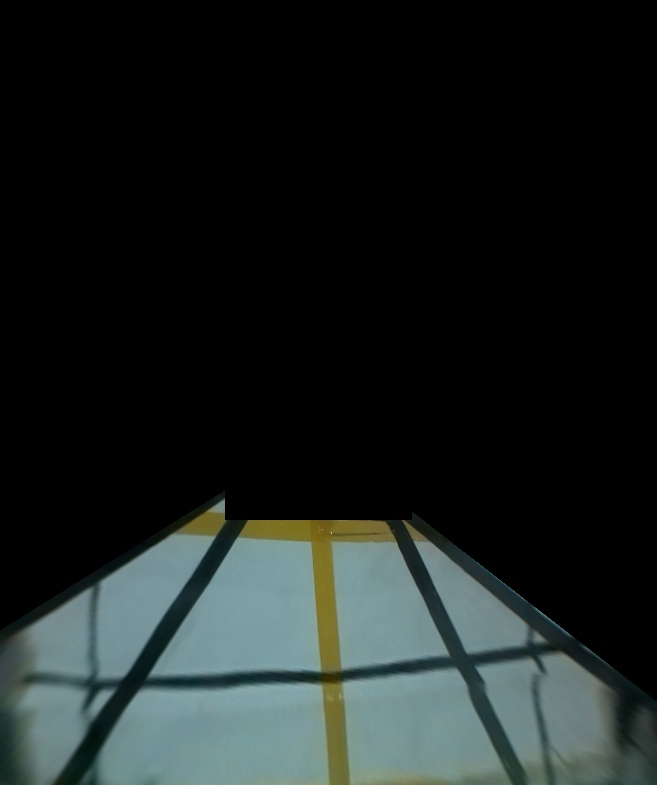
#> input picture 5. FINAL (Stitch-BEV-Calibrate)/6.1.BEV-FINAL-SameSize-Camera_A_1.jpg, 657 x 785 px
$ jupyter execute --allow-errors '5.1 Stitch-BEV-Calibrate - FINAL-CROP.ipynb'
#> lines starting #> are read from the running program, lines starting #| are printed output that depends on the picture
" [ *** ============ FINAL STITCHING ============ ***] "
==========================

[cell 1]
import cv2
import numpy as np

# =============== [ P A R A M E T E R ]
#=========================================================
pathResultImages = r"Result_Images\\"
heightBEV = 785
widthBEV = 657
# =============== Camera Filename Images
Camera_A_Name = "6.1.BEV-FINAL-SameSize-Camera_A_1.jpg"
Camera_B_Name = "6.1.BEV-FINAL-SameSize-Camera_B_1.jpg"
Camera_C_Name = "6.1.BEV-FINAL-SameSize-Camera_C_1.jpg"
Camera_D_Name = "6.1.BEV-FINAL-SameSize-Camera_D_1.jpg"
print("=> Filename: ", Camera_A_Name,Camera_B_Name,Camera_C_Name,Camera_D_Name)
print()
# =============== Coordinate Small Square [BEST] Inside
pointXMin = 225
pointXMax = 411
pointYMin = 290
pointYMax = 519
print("=> pointXMin = ", pointXMin)
print("=> pointXMax = ", pointXMax)
print("=> pointYMin = ", pointYMin)
print("=> pointYMax = ", pointYMax)
print("="*50)
print()
# =============== Masking Parameter
Parameter_Masking_NameX = r"_PARAMS_MASKING_HORIZONTAL_.jpg"
Parameter_Masking_NameY = r"_PARAMS_MASKING_VERTICAL_.jpg"
#=========================================================
# =============== CAR Image (Dimension must [205x189])
Car_Name = "_CAR_.jpg"
#=========================================================
# =============== [ P A R A M E T E R ]

# =============== [ F U N C T I O N ]
#=========================================================
def readImageReal(cameraName, Camera_Filename):
#> called with cameraName = 'A', Camera_Filename = '6.1.BEV-FINAL-SameSize-Camera_A_1.jpg'
    if cameraName == "Mask":
        img = cv2.imread(Camera_Filename, 0)
    else:
        img = cv2.imread(Camera_Filename)
#> img is the input picture: shape (785, 657, 3); mean B, G, R 32.3, 33.5, 27.1
#> call 2 of readImageReal, with cameraName = 'B', Camera_Filename = '6.1.BEV-FINAL-SameSize-Camera_B_1.jpg'
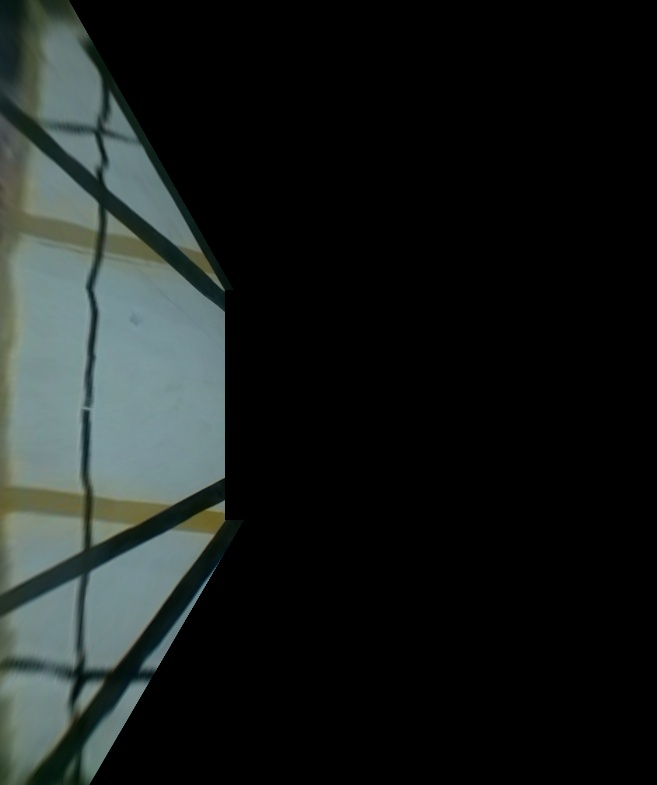
#> input picture 5. FINAL (Stitch-BEV-Calibrate)/6.1.BEV-FINAL-SameSize-Camera_B_1.jpg, 657 x 785 px
#> in readImageReal, img is the input picture: shape (785, 657, 3); mean B, G, R 29, 30.3, 25.4
#> call 3 of readImageReal, with cameraName = 'C', Camera_Filename = '6.1.BEV-FINAL-SameSize-Camera_C_1.jpg'
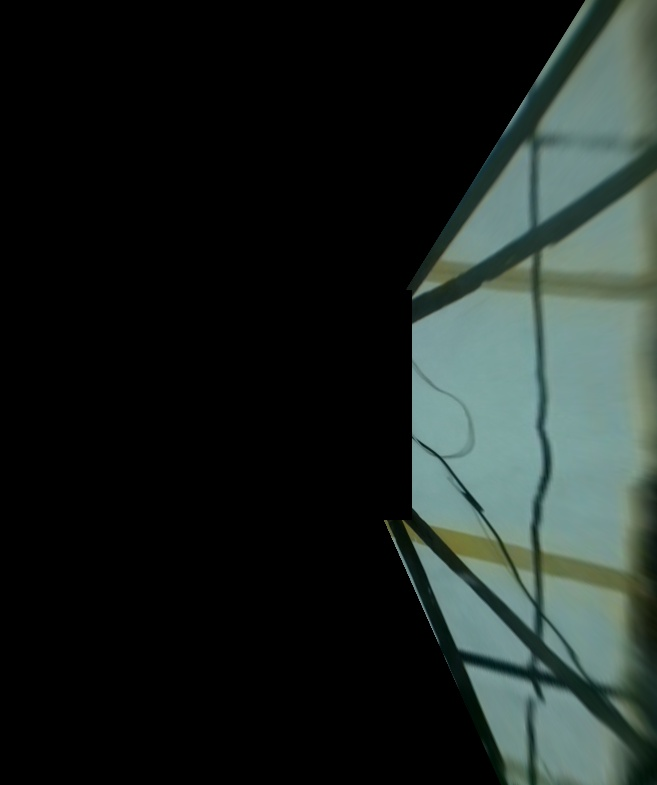
#> input picture 5. FINAL (Stitch-BEV-Calibrate)/6.1.BEV-FINAL-SameSize-Camera_C_1.jpg, 657 x 785 px
#> in readImageReal, img is the input picture: shape (785, 657, 3); mean B, G, R 34.7, 37.7, 29.5
#> call 4 of readImageReal, with cameraName = 'D', Camera_Filename = '6.1.BEV-FINAL-SameSize-Camera_D_1.jpg'
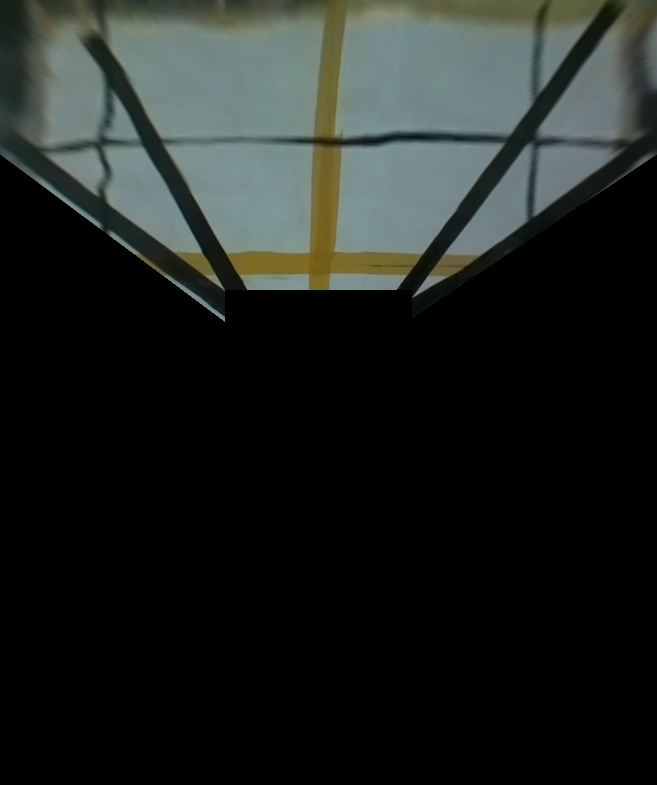
#> input picture 5. FINAL (Stitch-BEV-Calibrate)/6.1.BEV-FINAL-SameSize-Camera_D_1.jpg, 657 x 785 px
#> in readImageReal, img is the input picture: shape (785, 657, 3); mean B, G, R 32.5, 34.9, 30.8
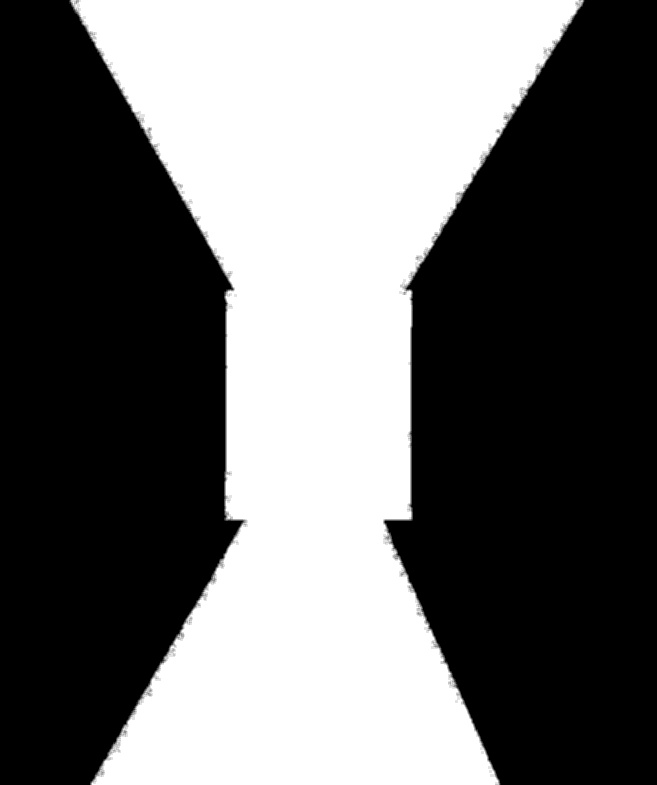
#> input picture 5. FINAL (Stitch-BEV-Calibrate)/_PARAMS_MASKING_HORIZONTAL_.jpg, 657 x 785 px
#> in readImageReal, img is the input picture: shape (785, 657); min 0, max 255, mean 105.6
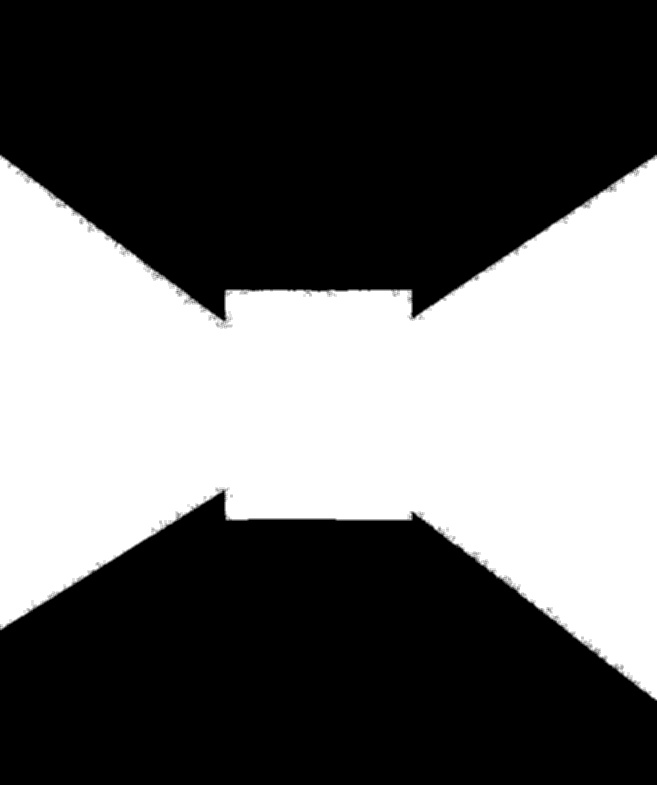
#> input picture 5. FINAL (Stitch-BEV-Calibrate)/_PARAMS_MASKING_VERTICAL_.jpg, 657 x 785 px
#> in readImageReal, img is the input picture: shape (785, 657); min 0, max 255, mean 101.2
    '''
    cv2.imshow(Camera_Filename, img)
    cv2.waitKey(0)
    cv2.destroyAllWindows()
    '''
    return img
def stitchCamera(imgA,imgB,imgC,imgD, imgMaskX, imgMaskY):
    cv2.imshow('imgMaskX', imgMaskX)
    cv2.imshow('imgMaskY', imgMaskY)

    # ==================== ADD
    img_add_Ver = cv2.add(imgA,imgD)
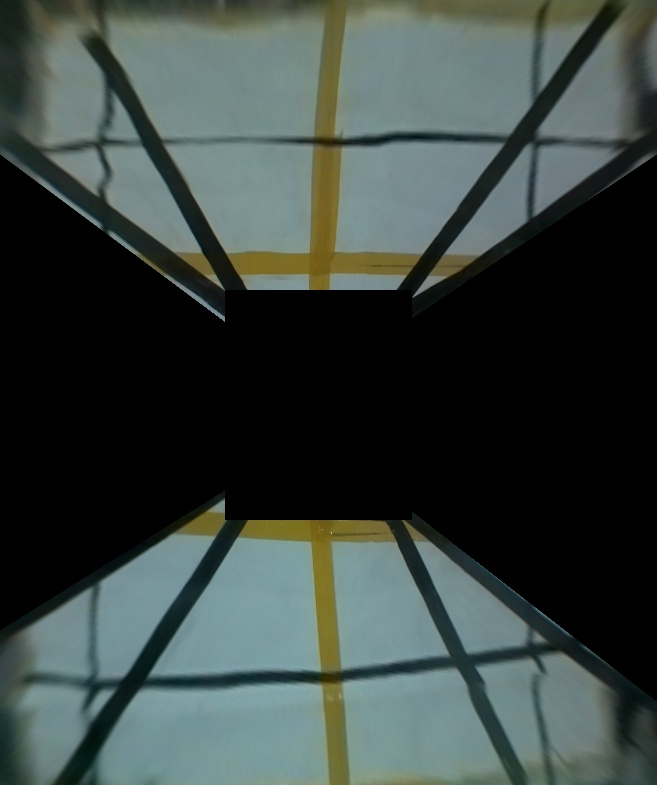
#> img_add_Ver: shape (785, 657, 3); mean B, G, R 64.8, 68.5, 57.9
    img_add_Hor = cv2.add(imgB,imgC)
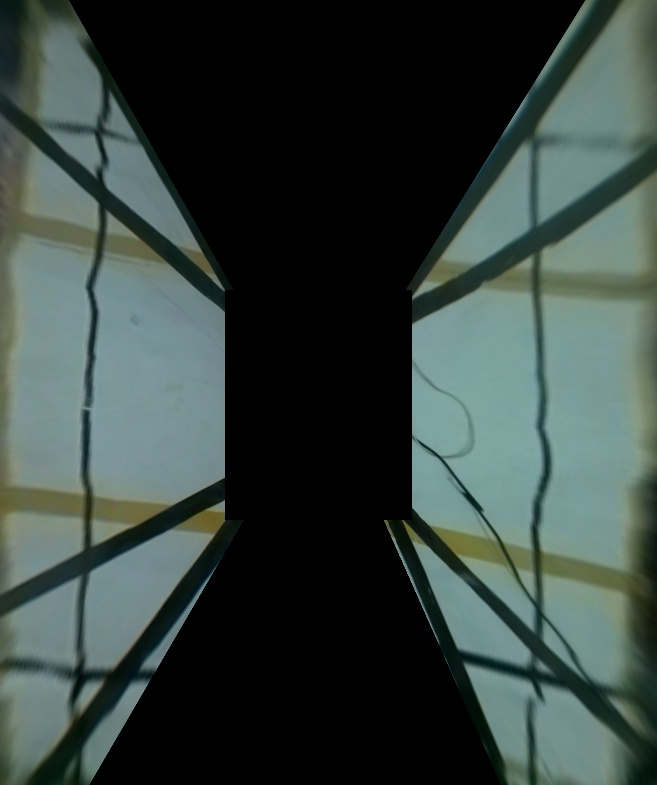
#> img_add_Hor: shape (785, 657, 3); mean B, G, R 63.7, 68, 54.9

    # ==================== BITWISE AND & MASKING [VERTICAL]
    img_add_Ver = cv2.bitwise_and(img_add_Ver,img_add_Ver,mask = imgMaskX)
    # ERASE THE ERROR WITH LINE (BLACK DOTS)
    color = (0,0,0)
    thickness = 10
    img_add_Ver = cv2.line(img_add_Ver,(407,290),(592,0),color,thickness)
    img_add_Ver = cv2.line(img_add_Ver,(227,290),(62,0),color,thickness)
    img_add_Ver = cv2.line(img_add_Ver,(235,519),(84,785),color,thickness)
    img_add_Ver = cv2.line(img_add_Ver,(389,519),(508,785),color,thickness)
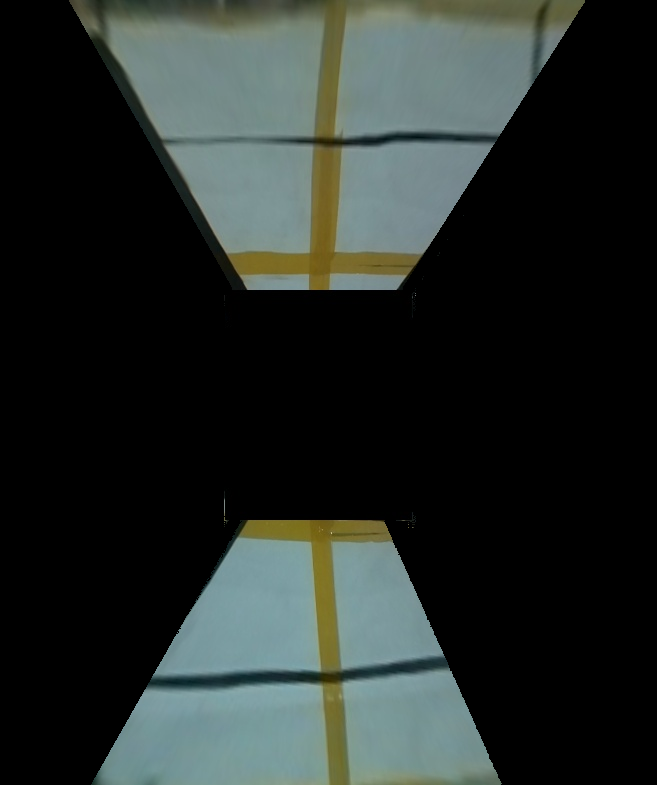
#> img_add_Ver: shape (785, 657, 3); mean B, G, R 41.2, 44.2, 37.7
    # ==================== BITWISE AND & MASKING [HORIZONTAL]
    #img_add_Hor = cv2.bitwise_and(img_add_Hor,img_add_Hor,mask = imgMaskY)
    cv2.imshow('img_add_Hor', img_add_Hor)
    cv2.imshow('img_add_Ver', img_add_Ver)

    # ==================== ADD - FINAL
    imgStitching = cv2.add(img_add_Ver,img_add_Hor)
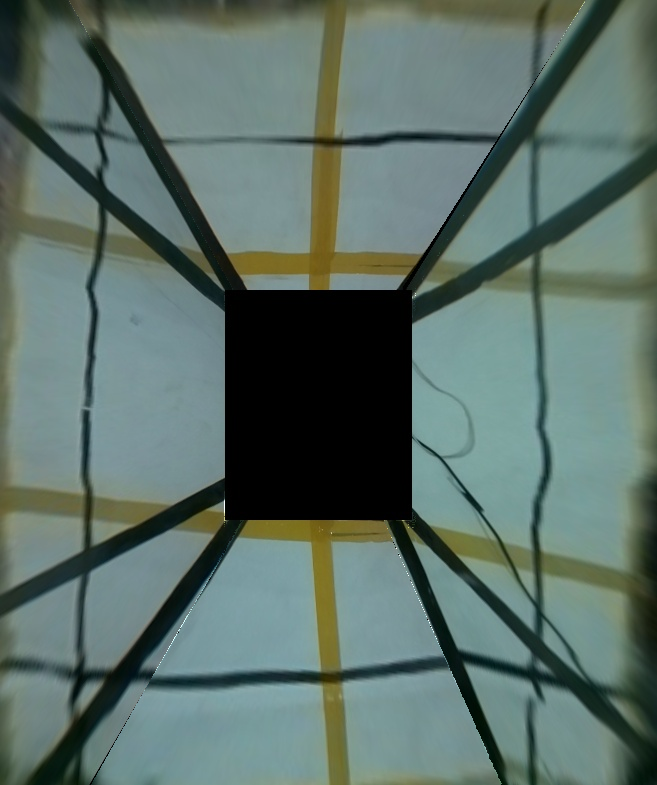
#> imgStitching: shape (785, 657, 3); mean B, G, R 104.9, 112.2, 92.7
    '''
    cv2.imshow('Stitching - Final ', imgStitching)
    cv2.waitKey(0)
    cv2.destroyAllWindows()
    '''
    return imgStitching
def addCar(img, imgCar, xMin,xMax,yMin,yMax):
    cv2.imshow('img', img)
    cv2.imshow('imgCar', imgCar)
    img[yMin:yMax, xMin:xMax] = imgCar
    '''
    cv2.imshow('Stitching Car - Final ', img)
    cv2.waitKey(0)
    cv2.destroyAllWindows()
    '''
    return img
# [50 lines left out: functions addLine, cropParts, not called in this run]

#=========================================================
def writeNewImage(img, pathWriteImg):
    cv2.imwrite(pathWriteImg, img)
#=========================================================
# =============== [ F U N C T I O N ]

# =============== [ M A I N - F U N C T I O N ]
#=========================================================
def main():
    print("==> 1. Size BEV")
    print("Height: ", heightBEV)
    print("Width: ", widthBEV)
    print()

    print("==> 2. Read Camera")
    print()
    # ==================== Read Camera
    imgCameraA = readImageReal("A", Camera_A_Name)
    imgCameraB = readImageReal("B", Camera_B_Name)
    imgCameraC = readImageReal("C", Camera_C_Name)
    imgCameraD = readImageReal("D", Camera_D_Name)
    # ==================== Read Masking
    imgMaskingX = readImageReal("Mask", Parameter_Masking_NameX)
    imgMaskingY = readImageReal("Mask", Parameter_Masking_NameY)
    # ==================== Read Car
    imgCar = readImageReal("Car", Car_Name)

    print("==> 3. Stitching Camera A-B-C-D")
    print()
    # ==================== Stitching Camera A-B-C-D
    imgStitch = stitchCamera(imgCameraA,imgCameraB,imgCameraC,imgCameraD, imgMaskingX,imgMaskingY)

    print("==> 4. Add Car Image")
    print()
    # ==================== Add Car Image
    imgStitch = addCar(imgStitch, imgCar, pointXMin,pointXMax,pointYMin,pointYMax)

    print("==> 5. Line Behind Car")
    print()
    imgStitch = addLine(imgStitch)

    print("==> 6. Crop Unimportant Parts and Rescale")
    print()
    imgStitch = cropParts(imgStitch)

    print("==> 7. Write new Images")
    print()
    # ==================== Write new Images
    filenameImage = "1.STITCHING-BEV-CAR-FINAL-CROP-"
    filenameImage = pathResultImages + filenameImage
    writeNewImage(imgStitch, filenameImage+Camera_A_Name)
#=========================================================
# =============== [ M A I N - F U N C T I O N ]

#> (the rest of this cell did not finish here and is left out)
